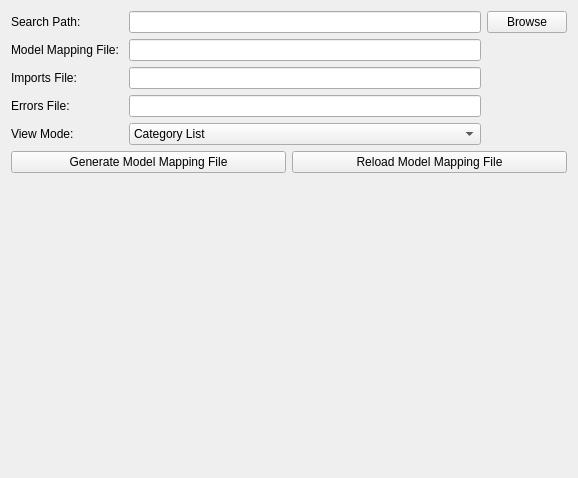
<?xml version="1.0" encoding="UTF-8"?>
<ui version="4.0">
 <class>Form</class>
 <widget class="QWidget" name="Form">
  <property name="geometry">
   <rect>
    <x>0</x>
    <y>0</y>
    <width>578</width>
    <height>478</height>
   </rect>
  </property>
  <property name="windowTitle">
   <string>Model Importer</string>
  </property>
  <layout class="QVBoxLayout" name="verticalLayout">
   <item>
    <layout class="QGridLayout" name="gridLayout">
     <item row="0" column="2">
      <widget class="QPushButton" name="browsePushButton">
       <property name="text">
        <string>Browse</string>
       </property>
      </widget>
     </item>
     <item row="0" column="0">
      <widget class="QLabel" name="directoryLabel">
       <property name="text">
        <string>Search Path:</string>
       </property>
      </widget>
     </item>
     <item row="5" column="1">
      <widget class="QComboBox" name="viewModeSelector">
       <item>
        <property name="text">
         <string>Category List</string>
        </property>
       </item>
       <item>
        <property name="text">
         <string>Name List</string>
        </property>
       </item>
       <item>
        <property name="text">
         <string>File Tree</string>
        </property>
       </item>
      </widget>
     </item>
     <item row="2" column="1">
      <widget class="QLineEdit" name="metaFileLineEdit"/>
     </item>
     <item row="0" column="1">
      <widget class="QLineEdit" name="pathLineEdit"/>
     </item>
     <item row="3" column="0">
      <widget class="QLabel" name="importsFileLabel">
       <property name="text">
        <string>Imports File:</string>
       </property>
      </widget>
     </item>
     <item row="2" column="0" alignment="Qt::AlignRight">
      <widget class="QLabel" name="metaFileLabel">
       <property name="text">
        <string>Model Mapping File: </string>
       </property>
      </widget>
     </item>
     <item row="3" column="1">
      <widget class="QLineEdit" name="importsFileLineEdit"/>
     </item>
     <item row="5" column="0">
      <widget class="QLabel" name="viewModeLabel">
       <property name="text">
        <string>View Mode:</string>
       </property>
      </widget>
     </item>
     <item row="4" column="0">
      <widget class="QLabel" name="errorsFileLabel">
       <property name="text">
        <string>Errors File:</string>
       </property>
      </widget>
     </item>
     <item row="4" column="1">
      <widget class="QLineEdit" name="errorsFileLineEdit"/>
     </item>
    </layout>
   </item>
   <item>
    <layout class="QHBoxLayout" name="horizontalLayout">
     <item>
      <widget class="QPushButton" name="updatePushButton">
       <property name="text">
        <string>Generate Model Mapping File</string>
       </property>
      </widget>
     </item>
     <item>
      <widget class="QPushButton" name="reloadPushButton">
       <property name="text">
        <string>Reload Model Mapping File</string>
       </property>
      </widget>
     </item>
    </layout>
   </item>
   <item>
    <spacer name="verticalSpacer">
     <property name="orientation">
      <enum>Qt::Vertical</enum>
     </property>
     <property name="sizeHint" stdset="0">
      <size>
       <width>20</width>
       <height>40</height>
      </size>
     </property>
    </spacer>
   </item>
  </layout>
 </widget>
 <resources/>
 <connections/>
</ui>
